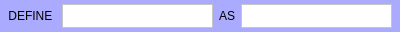
<?xml version="1.0" encoding="UTF-8"?>
<ui version="4.0">
 <class>VariableBlock_Canvas</class>
 <widget class="CBBaseBlock" name="VariableBlock_Canvas">
  <property name="geometry">
   <rect>
    <x>0</x>
    <y>0</y>
    <width>400</width>
    <height>32</height>
   </rect>
  </property>
  <property name="maximumSize">
   <size>
    <width>400</width>
    <height>32</height>
   </size>
  </property>
  <property name="windowTitle">
   <string>VariableBlock_Canvas</string>
  </property>
  <layout class="QHBoxLayout" name="horizontalLayout">
   <property name="spacing">
    <number>0</number>
   </property>
   <property name="leftMargin">
    <number>0</number>
   </property>
   <property name="topMargin">
    <number>0</number>
   </property>
   <property name="rightMargin">
    <number>0</number>
   </property>
   <property name="bottomMargin">
    <number>0</number>
   </property>
   <item>
    <widget class="QWidget" name="widget" native="true">
     <property name="maximumSize">
      <size>
       <width>16777215</width>
       <height>32</height>
      </size>
     </property>
     <property name="styleSheet">
      <string notr="true">background-color: rgb(170, 170, 255);</string>
     </property>
     <layout class="QHBoxLayout" name="horizontalLayout_2">
      <property name="leftMargin">
       <number>8</number>
      </property>
      <property name="topMargin">
       <number>4</number>
      </property>
      <property name="rightMargin">
       <number>8</number>
      </property>
      <property name="bottomMargin">
       <number>4</number>
      </property>
      <item>
       <widget class="QLabel" name="label">
        <property name="text">
         <string>DEFINE </string>
        </property>
        <property name="textFormat">
         <enum>Qt::PlainText</enum>
        </property>
        <property name="alignment">
         <set>Qt::AlignCenter</set>
        </property>
       </widget>
      </item>
      <item>
       <widget class="QPlainTextEdit" name="InputName">
        <property name="maximumSize">
         <size>
          <width>16777215</width>
          <height>32</height>
         </size>
        </property>
        <property name="styleSheet">
         <string notr="true">background-color: rgb(255, 255, 255);</string>
        </property>
        <property name="verticalScrollBarPolicy">
         <enum>Qt::ScrollBarAlwaysOff</enum>
        </property>
        <property name="horizontalScrollBarPolicy">
         <enum>Qt::ScrollBarAlwaysOff</enum>
        </property>
       </widget>
      </item>
      <item>
       <widget class="QLabel" name="label_2">
        <property name="text">
         <string>AS</string>
        </property>
        <property name="textFormat">
         <enum>Qt::PlainText</enum>
        </property>
        <property name="alignment">
         <set>Qt::AlignCenter</set>
        </property>
       </widget>
      </item>
      <item>
       <widget class="QPlainTextEdit" name="InputValue">
        <property name="maximumSize">
         <size>
          <width>16777215</width>
          <height>32</height>
         </size>
        </property>
        <property name="styleSheet">
         <string notr="true">background-color: rgb(255, 255, 255);</string>
        </property>
        <property name="verticalScrollBarPolicy">
         <enum>Qt::ScrollBarAlwaysOff</enum>
        </property>
        <property name="horizontalScrollBarPolicy">
         <enum>Qt::ScrollBarAlwaysOff</enum>
        </property>
       </widget>
      </item>
     </layout>
    </widget>
   </item>
  </layout>
 </widget>
 <layoutdefault spacing="6" margin="11"/>
 <customwidgets>
  <customwidget>
   <class>CBBaseBlock</class>
   <extends>QWidget</extends>
   <header>cbbaseblock.h</header>
   <container>1</container>
  </customwidget>
 </customwidgets>
 <resources/>
 <connections/>
</ui>
